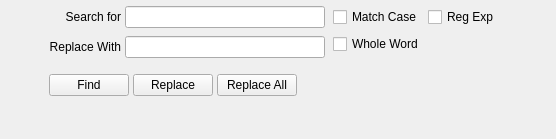
<?xml version="1.0" encoding="UTF-8"?>
<ui version="4.0">
 <class>Form</class>
 <widget class="QWidget" name="Form">
  <property name="geometry">
   <rect>
    <x>0</x>
    <y>0</y>
    <width>556</width>
    <height>139</height>
   </rect>
  </property>
  <property name="windowTitle">
   <string>Form</string>
  </property>
  <property name="class" stdset="0">
   <string/>
  </property>
  <layout class="QGridLayout" name="gridLayout_2">
   <property name="margin">
    <number>0</number>
   </property>
   <item row="0" column="2">
    <spacer name="horizontalSpacer_3">
     <property name="orientation">
      <enum>Qt::Horizontal</enum>
     </property>
     <property name="sizeHint" stdset="0">
      <size>
       <width>40</width>
       <height>20</height>
      </size>
     </property>
    </spacer>
   </item>
   <item row="2" column="1">
    <spacer name="verticalSpacer">
     <property name="orientation">
      <enum>Qt::Vertical</enum>
     </property>
     <property name="sizeHint" stdset="0">
      <size>
       <width>20</width>
       <height>2</height>
      </size>
     </property>
    </spacer>
   </item>
   <item row="0" column="0">
    <spacer name="horizontalSpacer_2">
     <property name="orientation">
      <enum>Qt::Horizontal</enum>
     </property>
     <property name="sizeHint" stdset="0">
      <size>
       <width>40</width>
       <height>20</height>
      </size>
     </property>
    </spacer>
   </item>
   <item row="0" column="1" rowspan="2">
    <widget class="QFrame" name="frame_3">
     <property name="sizePolicy">
      <sizepolicy hsizetype="Expanding" vsizetype="Preferred">
       <horstretch>0</horstretch>
       <verstretch>0</verstretch>
      </sizepolicy>
     </property>
     <property name="frameShape">
      <enum>QFrame::NoFrame</enum>
     </property>
     <property name="frameShadow">
      <enum>QFrame::Raised</enum>
     </property>
     <layout class="QGridLayout" name="gridLayout_4">
      <property name="leftMargin">
       <number>10</number>
      </property>
      <property name="topMargin">
       <number>4</number>
      </property>
      <property name="rightMargin">
       <number>10</number>
      </property>
      <property name="bottomMargin">
       <number>6</number>
      </property>
      <property name="horizontalSpacing">
       <number>4</number>
      </property>
      <property name="verticalSpacing">
       <number>6</number>
      </property>
      <item row="0" column="2" rowspan="2" colspan="2">
       <widget class="QLineEdit" name="le_find">
        <property name="minimumSize">
         <size>
          <width>200</width>
          <height>0</height>
         </size>
        </property>
       </widget>
      </item>
      <item row="0" column="5">
       <spacer name="horizontalSpacer_4">
        <property name="orientation">
         <enum>Qt::Horizontal</enum>
        </property>
        <property name="sizeHint" stdset="0">
         <size>
          <width>2</width>
          <height>20</height>
         </size>
        </property>
       </spacer>
      </item>
      <item row="0" column="0" rowspan="2" colspan="2">
       <widget class="QLabel" name="label">
        <property name="text">
         <string>Search for</string>
        </property>
        <property name="alignment">
         <set>Qt::AlignRight|Qt::AlignTrailing|Qt::AlignVCenter</set>
        </property>
       </widget>
      </item>
      <item row="0" column="4" rowspan="3">
       <widget class="QFrame" name="frame_2">
        <property name="frameShape">
         <enum>QFrame::NoFrame</enum>
        </property>
        <property name="frameShadow">
         <enum>QFrame::Raised</enum>
        </property>
        <layout class="QGridLayout" name="gridLayout_3">
         <property name="leftMargin">
          <number>4</number>
         </property>
         <property name="topMargin">
          <number>0</number>
         </property>
         <property name="rightMargin">
          <number>4</number>
         </property>
         <property name="bottomMargin">
          <number>0</number>
         </property>
         <property name="spacing">
          <number>4</number>
         </property>
         <item row="1" column="0">
          <widget class="QCheckBox" name="ckbx_wo">
           <property name="text">
            <string>Whole Word</string>
           </property>
          </widget>
         </item>
         <item row="0" column="0">
          <widget class="QCheckBox" name="ckbx_cs">
           <property name="text">
            <string>Match Case</string>
           </property>
          </widget>
         </item>
         <item row="0" column="1">
          <widget class="QCheckBox" name="ckbx_re">
           <property name="text">
            <string>Reg Exp</string>
           </property>
          </widget>
         </item>
        </layout>
       </widget>
      </item>
      <item row="2" column="2" colspan="2">
       <widget class="QLineEdit" name="le_replace"/>
      </item>
      <item row="2" column="0" colspan="2">
       <widget class="QLabel" name="label_2">
        <property name="text">
         <string>Replace With</string>
        </property>
        <property name="alignment">
         <set>Qt::AlignRight|Qt::AlignTrailing|Qt::AlignVCenter</set>
        </property>
       </widget>
      </item>
      <item row="5" column="0" colspan="6">
       <widget class="QFrame" name="frame">
        <property name="sizePolicy">
         <sizepolicy hsizetype="Expanding" vsizetype="Preferred">
          <horstretch>0</horstretch>
          <verstretch>0</verstretch>
         </sizepolicy>
        </property>
        <property name="frameShape">
         <enum>QFrame::NoFrame</enum>
        </property>
        <property name="frameShadow">
         <enum>QFrame::Raised</enum>
        </property>
        <layout class="QGridLayout" name="gridLayout">
         <property name="margin">
          <number>0</number>
         </property>
         <property name="spacing">
          <number>4</number>
         </property>
         <item row="0" column="0">
          <widget class="QPushButton" name="b_find">
           <property name="text">
            <string>Find</string>
           </property>
          </widget>
         </item>
         <item row="0" column="1">
          <widget class="QPushButton" name="b_replace">
           <property name="text">
            <string>Replace</string>
           </property>
          </widget>
         </item>
         <item row="0" column="2">
          <widget class="QPushButton" name="b_replace_all">
           <property name="enabled">
            <bool>true</bool>
           </property>
           <property name="text">
            <string>Replace All</string>
           </property>
          </widget>
         </item>
         <item row="0" column="3">
          <spacer name="horizontalSpacer">
           <property name="orientation">
            <enum>Qt::Horizontal</enum>
           </property>
           <property name="sizeHint" stdset="0">
            <size>
             <width>40</width>
             <height>20</height>
            </size>
           </property>
          </spacer>
         </item>
        </layout>
       </widget>
      </item>
      <item row="3" column="0">
       <spacer name="verticalSpacer_2">
        <property name="orientation">
         <enum>Qt::Vertical</enum>
        </property>
        <property name="sizeType">
         <enum>QSizePolicy::Fixed</enum>
        </property>
        <property name="sizeHint" stdset="0">
         <size>
          <width>20</width>
          <height>10</height>
         </size>
        </property>
       </spacer>
      </item>
     </layout>
    </widget>
   </item>
  </layout>
 </widget>
 <tabstops>
  <tabstop>le_find</tabstop>
  <tabstop>le_replace</tabstop>
  <tabstop>b_find</tabstop>
  <tabstop>b_replace</tabstop>
  <tabstop>b_replace_all</tabstop>
  <tabstop>ckbx_cs</tabstop>
  <tabstop>ckbx_re</tabstop>
  <tabstop>ckbx_wo</tabstop>
 </tabstops>
 <resources/>
 <connections>
  <connection>
   <sender>le_find</sender>
   <signal>returnPressed()</signal>
   <receiver>b_find</receiver>
   <slot>click()</slot>
   <hints>
    <hint type="sourcelabel">
     <x>178</x>
     <y>24</y>
    </hint>
    <hint type="destinationlabel">
     <x>66</x>
     <y>76</y>
    </hint>
   </hints>
  </connection>
 </connections>
</ui>
